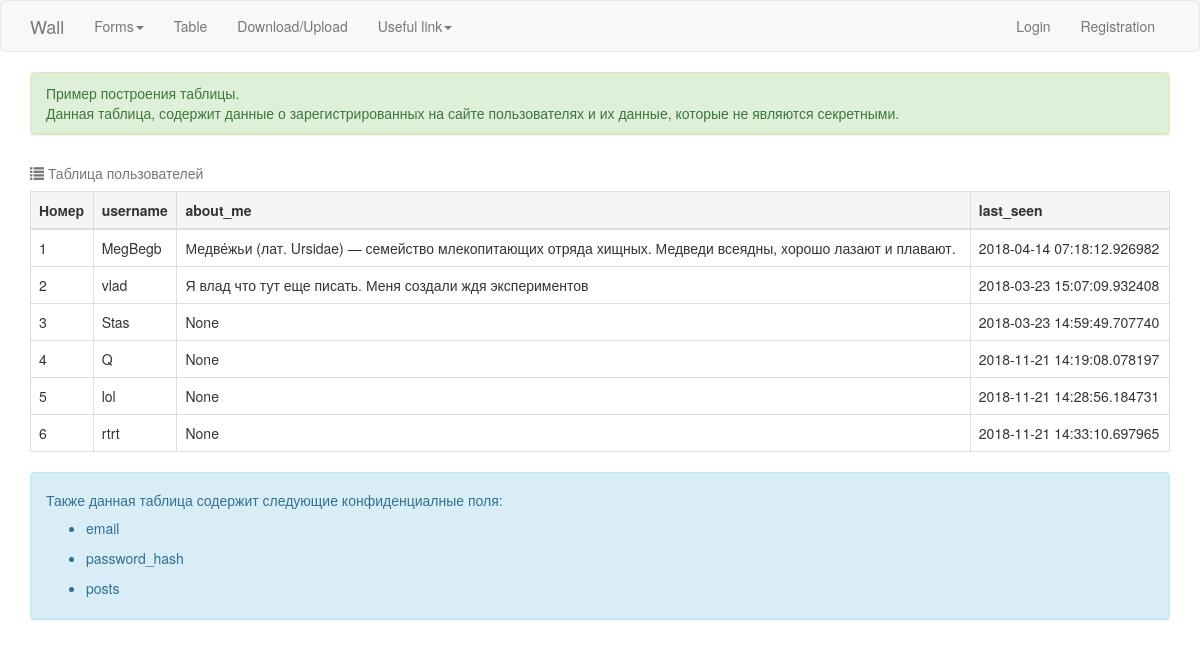
Screenshot of /table with the database file from the repository.
### app/models.py (models this page shows, shortened)
class User(UserMixin, db.Model):
	print(colored('Описаниетаблицы User','green', attrs=['bold']))
	id = db.Column(db.Integer, primary_key=True)
	username = db.Column(db.String(64), index=True, unique=True)
	email = db.Column(db.String(120), index=True, unique=True)
	password_hash = db.Column(db.String(128))
	posts = db.relationship('Post', backref='author', lazy='dynamic')
	about_me = db.Column(db.String(140))
	last_seen = db.Column(db.DateTime, default=datetime.utcnow)
	def for_table():
		print(colored('Запуск функции передачи атрибутов таблицы User','green', attrs=['bold']))
		return {'public':['username','about_me','last_seen'],
				'service':['email','password_hash','posts']}

### app/routes.py (the view)
@app.route('/table')
def table(): #
    print(colored('Загружается страница table','yellow', attrs=['bold']))
    inf_for_table=User.for_table()
    table=[[ getattr(i,j) for j in inf_for_table['public']] for i in User.query.all()]
    for_thead=inf_for_table['public']
    service_tab=inf_for_table['service']
    for i in range(len(table)):
            table[i].reverse()
            table[i].append(i+1)
            table[i].reverse()
    return render_template( 'table.html', title='Таблица',table=table,for_thead=for_thead,service_tab=service_tab)

### app/routes.py (called while the page is built)
@app.before_request
def before_request():
    print(colored('Запускается функция before_request','yellow', attrs=['bold']))
    if current_user.is_authenticated:
        current_user.last_seen = datetime.utcnow()
        db.session.commit()

### app/templates/table.html
{% extends "base.html" %}
{% block app_content %}
 <div class="panel panel-success">
    <div class="panel-heading" >
        Пример построения таблицы. <br> Данная таблица, содержит данные о зарегистрированных на сайте пользователях и их    данные, которые не являются секретными.
    </div>
    </div>
    <table class="table table-bordered">
        <caption><span class="glyphicon glyphicon-list"> </span> Таблица пользователей  </caption>
        <thead>
        	<tr class="active">
        		<th> Номер  </th>
                {% for row in for_thead %}
                 	<th> {{ row }}  </th>
                {% endfor %}
            </tr>
        </thead>
        <tbody>
            {% for col in table %}
                <tr>
                	{% for row in col %}
                    	<td>{{ row }} </td>
                    {% endfor %}
                </tr>
            {% endfor %}
        </tbody>
        </table>
     <div class="panel panel-info">
    <div class="panel-heading" >
	<h5>Также данная таблица содержит следующие конфиденциалные поля:  </h5>
    <ul>
    {% for row in service_tab %}
        <li><p> {{ row }} </p></li>
    {% endfor %}
   </ul>
</div>
{% endblock %}

### rows the page displays
User: col "1", username "MegBegb", about_me "Медве́жьи (лат. Ursidae) — семейство млекопитающих отряда хищных. Медведи всеядны, хорошо лазают и плавают.", last_seen "2018-04-14 07:18:12.926982"
User: col "2", username "vlad", about_me "Я влад что тут еще писать. Меня создали ждя экспериментов", last_seen "2018-03-23 15:07:09.932408"
User: col "3" "None", username "Stas", last_seen "2018-03-23 14:59:49.707740"
User: last_seen "2018-11-21 14:19:08.078197"
User: col "5" "None", username "lol", last_seen "2018-11-21 14:28:56.184731"
User: col "6" "None", username "rtrt", last_seen "2018-11-21 14:33:10.697965"

### other values shown
{{ row }} "username" "about_me" "last_seen"
{{ row }} "4" "Q" "None"
{{ row }} "email" "password_hash" "posts"
